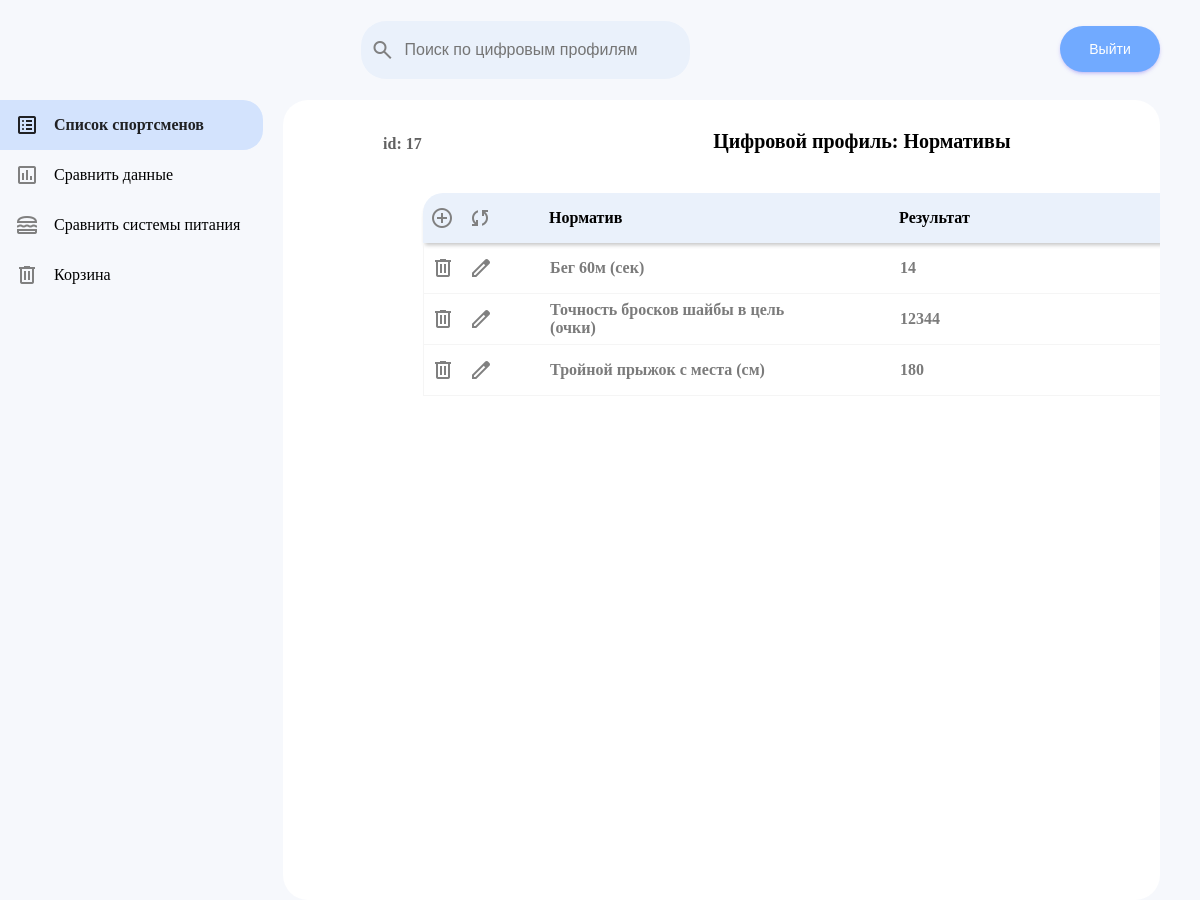
The app's page /sportman-profile/indicators/17 with its own data.
### base/models.py (models this page shows, shortened)
class Sportsman(models.Model):
    name = models.CharField(max_length=50)
    second_name = models.CharField(max_length=50)
    parent_name = models.CharField(max_length=50)
    birthday = models.DateField()
    phone_number = models.CharField(max_length=12)
    address = models.CharField(max_length=300, null=True, blank=True)
    passport = models.CharField(max_length=20)
    photo = models.ImageField(null=True, blank=True, upload_to="sportmen-images/", verbose_name="Изображение")
    created = models.DateTimeField(auto_now_add=True)

class Indicators(models.Model):
    INDICATOR_CHOISES = [
        ('Подтягивания на перекладине (кол-во)', 'Подтягивания на перекладине (кол-во)'),
        ('Тройной прыжок с места (см)', 'Тройной прыжок с места (см)'),
        ('Пятикратный прыжок (см)', 'Пятикратный прыжок (см)'),
        ('Поднимание туловища 60 сек. (кол-во)', 'Поднимание туловища 60 сек. (кол-во)'),
        ('Бег 60м (сек)', 'Бег 60м (сек)'),
        ('Бег 300м (сек)', 'Бег 300м (сек)'),
        ('Бег 3000м (мин)', 'Бег 3000м (мин)'),
        ('Бег на коньках 36м лицом вперед (сек)', 'Бег на коньках 36м лицом вперед (сек)'),
        ('Бег на коньках 36м спиной вперед (сек)', 'Бег на коньках 36м спиной вперед (сек)'),
        ('Челночный бег на коньках 18 х 12 м (сек)', 'Челночный бег на коньках 18 х 12 м (сек)'),
        ('8-минутный бег на коньках (км)', '8-минутный бег на коньках (км)'),
        ('Точность бросков шайбы в цель (очки)', 'Точность бросков шайбы в цель (очки)'),
    ]
    sportman = models.ForeignKey(Sportsman, on_delete=models.SET_NULL, null=True)
    name = models.CharField(max_length=300, choices=INDICATOR_CHOISES, default='Бег 60м (сек)')
    result = models.CharField(max_length=100)
    time = models.DateField()

### base/views.py (the view, shortened to what this page needs)
# urls.py: path('sportman-profile/indicators/<str:pk>', views.sportmanIndicators, name="sportman-indicators"),
def sportmanIndicators(request, pk):
    sportman = Sportsman.objects.get(id=pk)
    indicators = Indicators.objects.filter(sportman=sportman)
    indicators_form = IndicatorsForm()
    context = {'sportman':sportman, 'indicators':indicators, 'indicators_form':indicators_form}
    return render(request, 'profile-indicators.html', context)

### base/forms.py
class IndicatorsForm(ModelForm):
    class Meta:
        model = Indicators
        fields = ['name', 'result', 'time']
        widgets = {
            'result': TextInput(attrs={'placeholder': 'Результат (мера измерения указана в названии норматива)'}),
            'time': TextInput(attrs={'placeholder': 'Дата замера'}),
        }

### templates/profile-indicators.html (shortened to what this page needs)
{% extends 'main_profile.html' %}
{% load static %}
{% block content %}
<div class="sportmanList profileBody">
    <div class="profile__content">
        <div class="profile__inf">
            <div class="profile__inf__title">
                <h3 class="profile__id">id: {{sportman.id}}</h3>
                <h3 class="profile__title">Цифровой профиль: Нормативы</h3>
            </div>
            <div class="anthropometry__content indicators__content">
                <div class="anthropometry__row indicators__header">
                    <div class="anthropometry__left anthropometry__header__left">
                        <div class="anthropometry__options anthropometry__header__options">
                            <a href="#create_popup">
                                <span class="material-symbols-outlined">
                                </span>
                            </a>
                            <a href="{% url 'sportman-indicators' sportman.id %}">
                                <span class="material-symbols-outlined">
                                </span>
                            </a>
                        </div>
                    </div>
                    <div class="sportmanRow__right anthropometry__header__right">
                        <h4>Норматив</h4>
                        <h4>Результат</h4>
                    </div>
                </div>
                {% for indicator in indicators %}
                <div class="indicator__row">
                    <div class="anthropometry__left">
                        <div class="anthropometry__options">
                            <a href="">
                                <span class="material-symbols-outlined material-symbols-outlined__delete">
                                </span>
                            </a>
                            <a href="">
                                <span class="material-symbols-outlined material-symbols-outlined__edit">
                                </span>
                            </a>
                        </div>
                    </div>
                    <div class="sportmanRow__right">
                        <h4>{{indicator.name}}</h4>
                        <h4>{{indicator.result}}</h4>
                    </div>
                </div>
                {% endfor %}
            </div>
        </div>
    </div>
</div>
{% endblock content %}

### static/css/style.css (style rules this page uses)
* { margin: 0; padding: 0; }
a { text-decoration: none; color: #000000; }
.material-symbols-outlined { color: grey; }
body { height: 100vh; overflow-y: hidden; }
.sportmanList { flex: 1; overflow: scroll; background-color: white; border-radius: 25px; margin-right: 40px; }
.sportmanRow__right { display: flex; align-items: center; width: 100%; }
.anthropometry__content { padding: 40px 80px; margin: 0 auto; display: block; }
.anthropometry__options { display: flex; align-items: center; }
.anthropometry__row .material-symbols-outlined { color: grey; }
.anthropometry__options .material-symbols-outlined { margin: 7px; }
.anthropometry__left { display: flex; align-items: center; }
.anthropometry__row { display: flex; align-items: center; height: 50px; border-bottom: 1px solid whitesmoke; border-left: 1px solid whitesmoke; border-right: 1px solid whitesmoke; cursor: pointer; }
.anthropometry__row h4 { width: 100px; padding: 0px 50px; color: rgb(123, 123, 123); }
.anthropometry__header__options { display: flex; align-items: center; }
.anthropometry__header__options .material-symbols-outlined { margin: 7px; }
.anthropometry__header__left { display: flex; align-items: center; }
.anthropometry__header__right { display: flex; align-items: center; width: 100%; }
.indicators__content { padding: 40px 40px; margin: 0 auto; display: block; }
.indicator__row { display: flex; align-items: center; height: 50px; border-bottom: 1px solid whitesmoke; border-left: 1px solid whitesmoke; border-right: 1px solid whitesmoke; cursor: pointer; }
.indicator__row h4 { width: 250px; padding: 0px 50px; color: rgb(123, 123, 123); }
.indicators__header { display: flex; align-items: center; height: 50px; border: none; background-color: #EAF1FB; box-shadow: 0 4px 4px -2px rgba(0, 0, 0, 0.24); cursor: default; border-top-left-radius: 20px; border-top-right-radius: 20px; }
.indicators__header h4 { width: 250px; padding: 0px 50px; color: rgb(0, 0, 0); }

### static/css/main_profile.css (style rules this page uses)
.profileBody { flex: 1; display: flex; overflow: hidden; background-color:#F6F8FC; margin-right: 40px; }
.profile__content { flex: 0.8; background-color: rgb(255, 255, 255); scrollbar-color: #71AAFF #fff; }
.profile__inf { padding: 30px 100px; }
.profile__inf .profile__title { font-size: 20px; }
.profile__inf__title { display: flex; justify-content: center; text-align: center; }
.profile__id { text-align: left; width: 200px; font-size: 16px; color: rgb(98, 98, 98); padding-top: 5px; }
.profile__title { margin-right: 200px; text-align: center; width: 100%; }

### records on screen
Sportsman: id "17"
Indicators: name "Бег 60м (сек)", result "14"
Indicators: name "Точность бросков шайбы в цель (очки)", result "12344"
Indicators: name "Тройной прыжок с места (см)", result "180"
